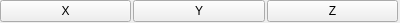
<?xml version="1.0" encoding="UTF-8"?>
<ui version="4.0">
 <class>AxisesEdit</class>
 <widget class="PropertyEdit" name="AxisesEdit">
  <property name="geometry">
   <rect>
    <x>0</x>
    <y>0</y>
    <width>400</width>
    <height>23</height>
   </rect>
  </property>
  <layout class="QHBoxLayout" name="horizontalLayout">
   <property name="spacing">
    <number>2</number>
   </property>
   <property name="leftMargin">
    <number>0</number>
   </property>
   <property name="topMargin">
    <number>0</number>
   </property>
   <property name="rightMargin">
    <number>2</number>
   </property>
   <property name="bottomMargin">
    <number>0</number>
   </property>
   <item>
    <widget class="QPushButton" name="x">
     <property name="text">
      <string notr="true">X</string>
     </property>
     <property name="checkable">
      <bool>true</bool>
     </property>
    </widget>
   </item>
   <item>
    <widget class="QPushButton" name="y">
     <property name="text">
      <string notr="true">Y</string>
     </property>
     <property name="checkable">
      <bool>true</bool>
     </property>
    </widget>
   </item>
   <item>
    <widget class="QPushButton" name="z">
     <property name="text">
      <string notr="true">Z</string>
     </property>
     <property name="checkable">
      <bool>true</bool>
     </property>
    </widget>
   </item>
  </layout>
 </widget>
 <customwidgets>
  <customwidget>
   <class>PropertyEdit</class>
   <extends>QWidget</extends>
   <header>editor/propertyedit.h</header>
   <container>1</container>
  </customwidget>
 </customwidgets>
 <resources/>
 <connections/>
</ui>
